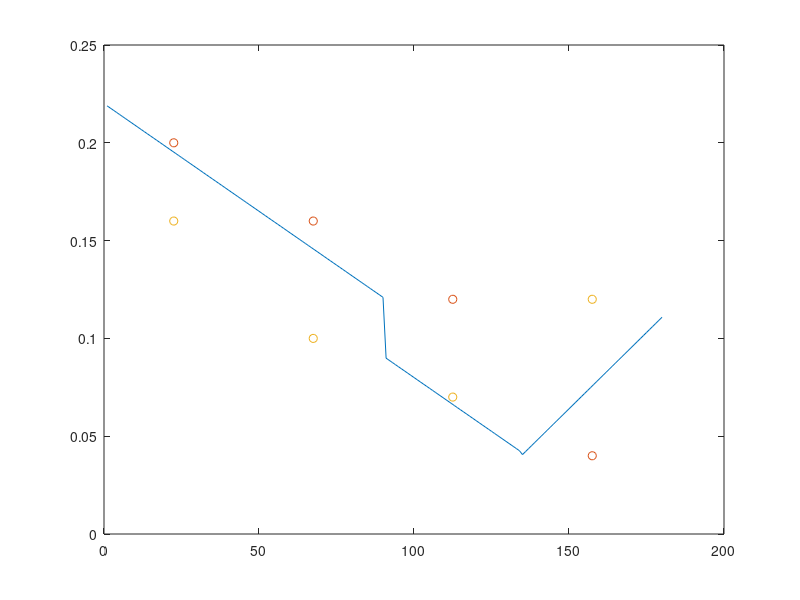

Reproduce this figure in MATLAB.

%plot correlation vs PD as used in Cohen and Newsome
x = [1:90];
corrs(x) = -0.0011*x+0.22;
x = [91:135];
corrs(x) = -0.0011*x+0.19;
x = [135:180];
corrs(x) = 0.00156*x -0.17;
plot([1:180],corrs);
hold on;
%superimpose approx values from Fig 4 of Cohen and Newsome 08
plot([22.5 67.5 112.5 157.5],[0.2 0.16 0.12 0.04; 0.16 0.1 0.07 0.12],'o');